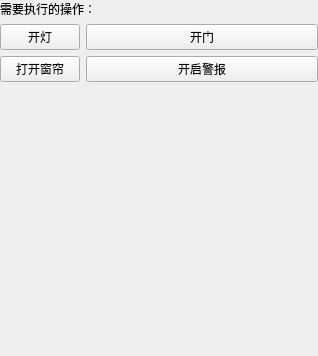
<?xml version="1.0" encoding="UTF-8"?>
<ui version="4.0">
 <class>Opention</class>
 <widget class="QWidget" name="Opention">
  <property name="geometry">
   <rect>
    <x>0</x>
    <y>0</y>
    <width>318</width>
    <height>356</height>
   </rect>
  </property>
  <property name="windowTitle">
   <string>Form</string>
  </property>
  <layout class="QVBoxLayout" name="verticalLayout_2">
   <property name="leftMargin">
    <number>0</number>
   </property>
   <property name="topMargin">
    <number>0</number>
   </property>
   <property name="rightMargin">
    <number>0</number>
   </property>
   <property name="bottomMargin">
    <number>0</number>
   </property>
   <item>
    <layout class="QVBoxLayout" name="verticalLayout" stretch="0,2">
     <item>
      <widget class="QLabel" name="label">
       <property name="text">
        <string>需要执行的操作：</string>
       </property>
      </widget>
     </item>
     <item>
      <layout class="QFormLayout" name="formLayout">
       <item row="0" column="0">
        <widget class="QPushButton" name="pushButton">
         <property name="text">
          <string>开灯</string>
         </property>
        </widget>
       </item>
       <item row="0" column="1">
        <widget class="QPushButton" name="pushButton_3">
         <property name="text">
          <string>开门</string>
         </property>
        </widget>
       </item>
       <item row="1" column="0">
        <widget class="QPushButton" name="pushButton_2">
         <property name="text">
          <string>打开窗帘</string>
         </property>
        </widget>
       </item>
       <item row="1" column="1">
        <widget class="QPushButton" name="pushButton_4">
         <property name="text">
          <string>开启警报</string>
         </property>
        </widget>
       </item>
      </layout>
     </item>
    </layout>
   </item>
  </layout>
 </widget>
 <resources/>
 <connections/>
</ui>
